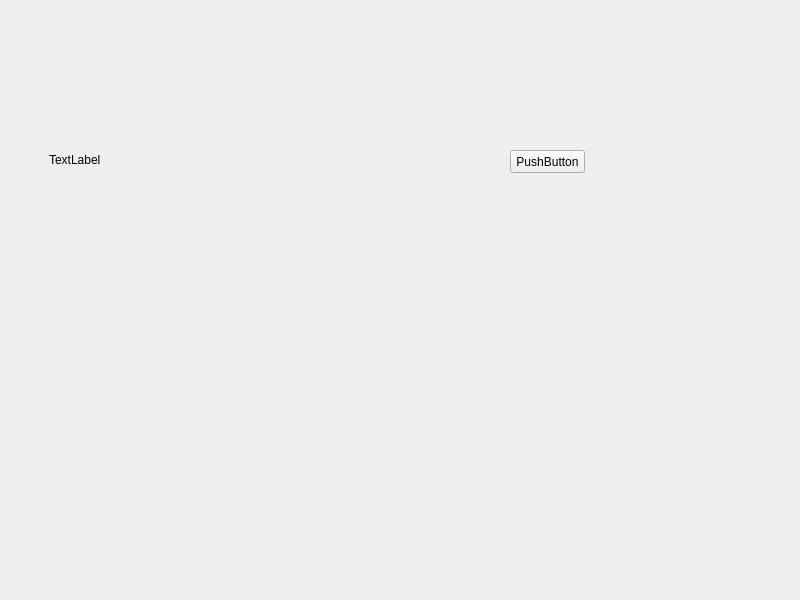
<?xml version="1.0" encoding="UTF-8"?>
<ui version="4.0">
 <class>MainWindow</class>
 <widget class="QWidget" name="MainWindow">
  <property name="geometry">
   <rect>
    <x>0</x>
    <y>0</y>
    <width>800</width>
    <height>600</height>
   </rect>
  </property>
  <property name="windowTitle">
   <string>MainWindow</string>
  </property>
  <widget class="QWidget" name="ShowImage" native="true">
   <property name="geometry">
    <rect>
     <x>29</x>
     <y>19</y>
     <width>381</width>
     <height>311</height>
    </rect>
   </property>
   <widget class="QLabel" name="showLabel">
    <property name="geometry">
     <rect>
      <x>20</x>
      <y>10</y>
      <width>311</width>
      <height>261</height>
     </rect>
    </property>
    <property name="text">
     <string>TextLabel</string>
    </property>
   </widget>
  </widget>
  <widget class="QPushButton" name="pushButton">
   <property name="geometry">
    <rect>
     <x>510</x>
     <y>150</y>
     <width>75</width>
     <height>23</height>
    </rect>
   </property>
   <property name="text">
    <string>PushButton</string>
   </property>
  </widget>
 </widget>
 <resources/>
 <connections/>
</ui>
